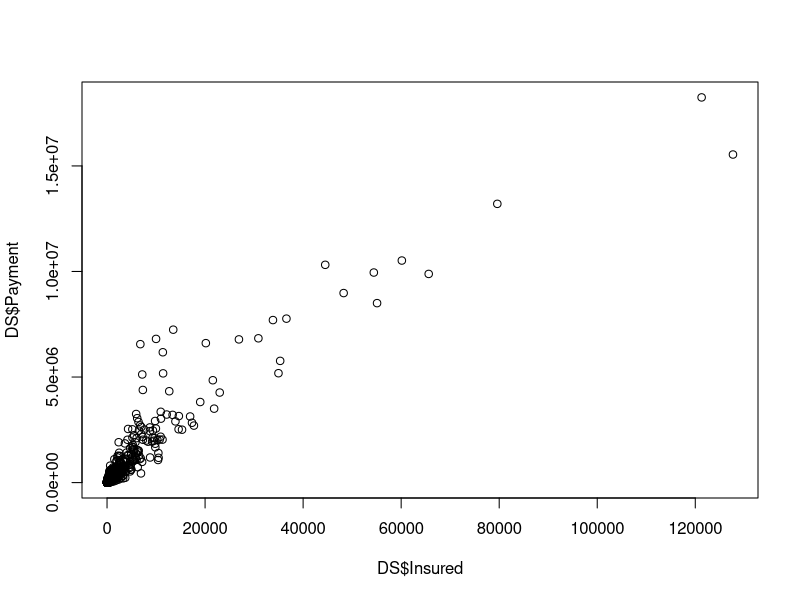
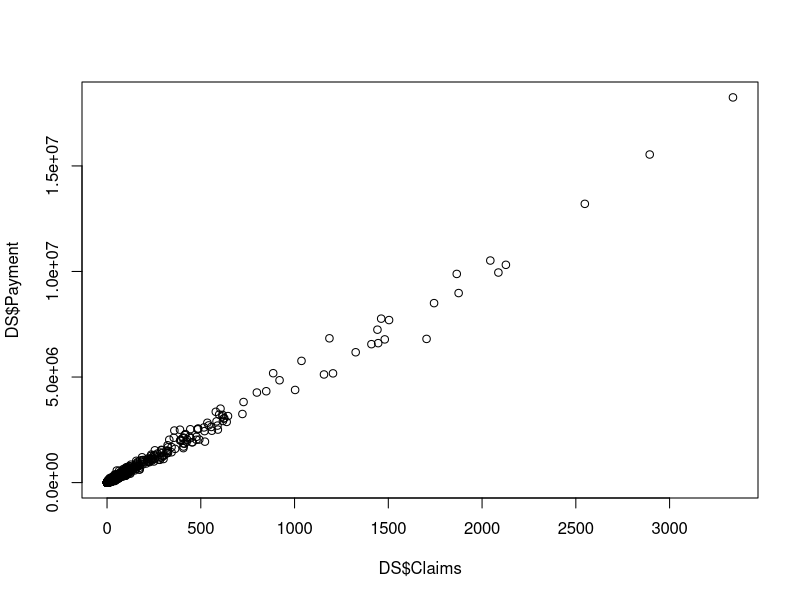

The R script that drew these images, in order:

setwd("C:/Users/S.K/Desktop/Insurance_Data_Analysis")


DS <- read.csv("SwedishMotorInsurance.csv")
View(DS)

dim(DS)

#--------------------------------------------

summary(DS)
#--------------------------------------------

cor(DS$Claims,DS$Payment) #--high +ve correlation

cor(DS$Insured,DS$Payment) #--high +ve correlation

plot(DS$Insured,DS$Payment) 

plot(DS$Claims,DS$Payment) 

#----------------------------------------------

lineModel <- lm(Payment ~ ., data = DS)
summary(lineModel)


lineModel <- lm(Payment ~ Claims + Insured + Make + Bonus + Zone + Kilometres, data = DS)
summary(lineModel)

lineModel <- lm(Payment ~ Claims + Insured + Zone + Kilometres, data = DS)
summary(lineModel)

#----------------------------------------------

?apply
ZoneResult <- apply(DS[,c(5,6,7)],2, function(x)tapply(x, DS$Zone, mean))
ZoneResult

KmResult <- apply(DS[,c(5,6,7)],2, function(x)tapply(x, DS$Kilometres, mean))
KmResult

BonusResult <- apply(DS[,c(5,6,7)],2, function(x)tapply(x, DS$Bonus, mean))
BonusResult

#----------------------------------------------------

md <- lm(Claims ~ Kilometres + Zone + Bonus + Make + Insured, data=DS) 

summary(md) 

